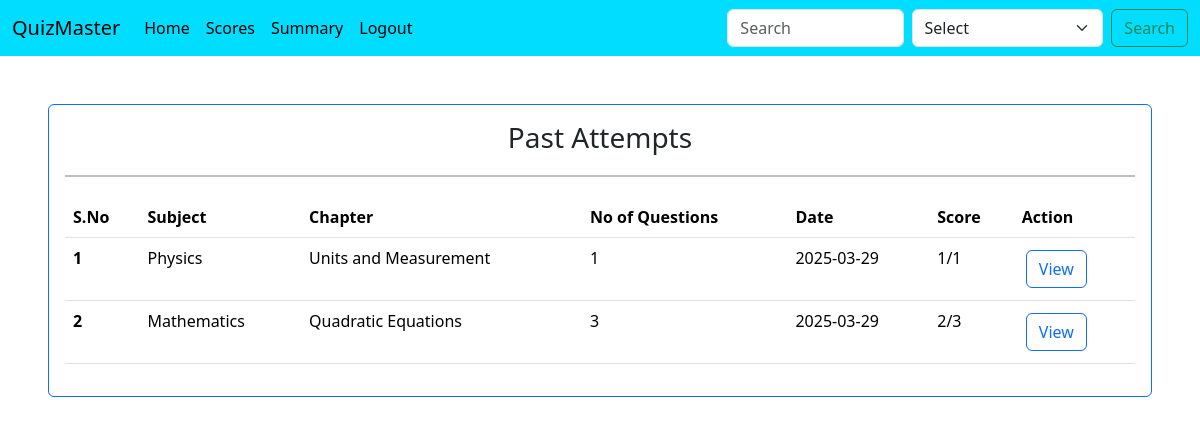
Screenshot of /scores (signed in) with the database file from the repository.
### controllers/database.py (models this page shows, shortened)
class Result(db.Model):
    __tablename__ = 'results'
    id = db.Column(db.Integer, primary_key=True, autoincrement=True)
    quiz_id = db.Column(db.Integer, db.ForeignKey('quiz.id'), nullable=False)
    score = db.Column(db.Integer, nullable=False)
    time_stamp_of_attempt = db.Column(db.Integer, nullable=False)
    user_id = db.Column(db.Integer, db.ForeignKey('user.id'), nullable=False)

class Subject(db.Model):
    id = db.Column(db.Integer, primary_key=True , autoincrement=True)
    name = db.Column(db.String(100), nullable=False)
    description = db.Column(db.Text, nullable=True)
    chapters = db.relationship('Chapter', backref='subject', lazy=True, cascade="all, delete-orphan")

class Chapter(db.Model):
    id = db.Column(db.Integer, primary_key=True, autoincrement=True)
    name = db.Column(db.String(100), nullable=False)
    subject_id = db.Column(db.Integer, db.ForeignKey('subject.id'), nullable=False)
    description = db.Column(db.Text, nullable=True)
    quizzes = db.relationship('Quiz', backref='chapter', lazy=True, cascade="all, delete-orphan")

class Quiz(db.Model):
    id = db.Column(db.Integer, primary_key=True, autoincrement=True)
    name = db.Column(db.String(100), nullable=False)
    chapter_id = db.Column(db.Integer, db.ForeignKey('chapter.id'), nullable=False)
    date_of_quiz = db.Column(db.Date , nullable=False)
    duration = db.Column(db.Integer, nullable=False)
    remarks = db.Column(db.Text, nullable=True)
    questions = db.relationship('Question', backref='quiz', lazy=True, cascade="all, delete-orphan")
    results = db.relationship('Result', backref='quiz', lazy=True, cascade="all, delete-orphan")

### controllers/routes.py (the view)
@app.route("/scores")
def scores():
    if session.get('user_role', None) == 'user':
        user_email = session.get('user_email', None)
        user = User.query.filter_by(user_email = user_email).first()
        if not user:
            flash("User not found")
            return redirect(url_for("home"))
        results = Result.query.filter_by(user_id = user.id).all()
        return render_template("scores.html",results = results)
    else:
        flash("You are not authorized to access this page")
        return redirect(url_for("home"))

### controllers/edit_routes.py (called while the page is built)
def quiz_questions(quiz_id):
    quiz = Quiz.query.filter_by(id = quiz_id).first()
    no_of_questions = len(quiz.questions)
    return no_of_questions

### templates/scores.html (shortened to what this page needs)
{% extends 'base.html' %}
{% block body %}
<div>
    <div class="card border-primary m-5">
        <div class="card-body">
            <h3 class="text-center">Past Attempts </h3>
            <hr style="border: 1px solid #000; width: 100%; margin: 20px auto;">
            <table class="table table-hover">
                <thead>
                <tr>
                    <th scope="col">S.No</th>
                    <th scope="col">Subject</th>
                    <th scope="col">Chapter</th>
                    <th scope="col">No of Questions</th>
                    <th scope="col">Date</th>
                    <th scope="col">Score</th>
                    <th scope="col">Action</th>
                </tr>
                </thead>
                <tbody>
                {% for result in results %}
                    <tr>
                        <th scope="row">{{loop.index}} </th>
                        <td>{{result.quiz.chapter.subject.name}}</td>
                        <td>{{result.quiz.chapter.name}}</td>
                        <td>{{quiz_questions(result.quiz.id)}}</td>
                        <td>{{result.quiz.date_of_quiz}}</td>
                        <td>{{result.score}}/{{quiz_questions(result.quiz.id)}}</td>
                        <td>
                            <a class="btn btn-outline-primary m-1" href="{{url_for('result_view', quiz_id = result.quiz_id)}}" role="button">View</a>
                        </td>
                    </tr>
                {% endfor %}
                </tbody>
            </table>
        </div>
    </div>
</div>
{% endblock body %}

### rows the page displays
Result: quiz.chapter.subject.name "Physics", quiz.chapter.name "Units and Measurement", quiz.date_of_quiz "2025-03-29", score "1"
Quiz: id "1"
Result: quiz.chapter.subject.name "Mathematics", quiz.chapter.name "Quadratic Equations", quiz_questions "3", quiz.date_of_quiz "2025-03-29", score "2"
